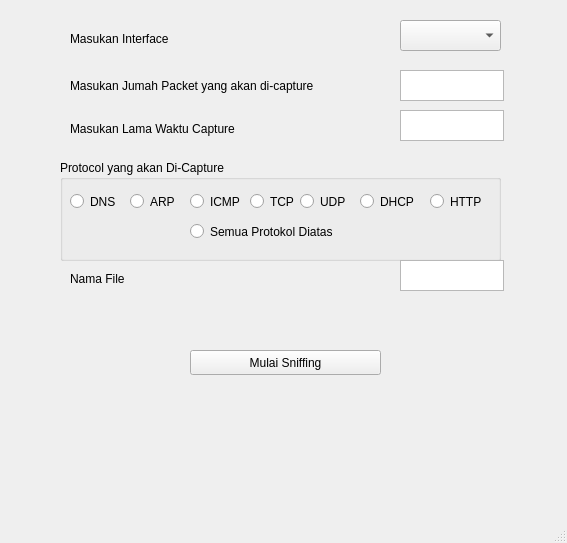
<?xml version="1.0" encoding="UTF-8"?>
<ui version="4.0">
 <class>MainWindow</class>
 <widget class="QMainWindow" name="MainWindow">
  <property name="geometry">
   <rect>
    <x>0</x>
    <y>0</y>
    <width>567</width>
    <height>543</height>
   </rect>
  </property>
  <property name="windowTitle">
   <string>MainWindow</string>
  </property>
  <widget class="QWidget" name="centralwidget">
   <widget class="QLabel" name="label">
    <property name="geometry">
     <rect>
      <x>70</x>
      <y>30</y>
      <width>131</width>
      <height>17</height>
     </rect>
    </property>
    <property name="text">
     <string>Masukan Interface</string>
    </property>
   </widget>
   <widget class="QLabel" name="label_2">
    <property name="geometry">
     <rect>
      <x>70</x>
      <y>60</y>
      <width>311</width>
      <height>51</height>
     </rect>
    </property>
    <property name="text">
     <string>Masukan Jumah Packet yang akan di-capture</string>
    </property>
   </widget>
   <widget class="QTextEdit" name="in_pkt_to_sniff">
    <property name="geometry">
     <rect>
      <x>400</x>
      <y>70</y>
      <width>104</width>
      <height>31</height>
     </rect>
    </property>
   </widget>
   <widget class="QLabel" name="label_3">
    <property name="geometry">
     <rect>
      <x>70</x>
      <y>120</y>
      <width>221</width>
      <height>17</height>
     </rect>
    </property>
    <property name="text">
     <string>Masukan Lama Waktu Capture</string>
    </property>
   </widget>
   <widget class="QTextEdit" name="in_time_to_sniff">
    <property name="geometry">
     <rect>
      <x>400</x>
      <y>110</y>
      <width>104</width>
      <height>31</height>
     </rect>
    </property>
   </widget>
   <widget class="QGroupBox" name="in_proto_sniff">
    <property name="geometry">
     <rect>
      <x>60</x>
      <y>160</y>
      <width>441</width>
      <height>101</height>
     </rect>
    </property>
    <property name="title">
     <string>Protocol yang akan Di-Capture</string>
    </property>
    <widget class="QRadioButton" name="arp">
     <property name="geometry">
      <rect>
       <x>70</x>
       <y>30</y>
       <width>51</width>
       <height>23</height>
      </rect>
     </property>
     <property name="text">
      <string>ARP</string>
     </property>
    </widget>
    <widget class="QRadioButton" name="icmp">
     <property name="geometry">
      <rect>
       <x>130</x>
       <y>30</y>
       <width>61</width>
       <height>23</height>
      </rect>
     </property>
     <property name="text">
      <string>ICMP</string>
     </property>
    </widget>
    <widget class="QRadioButton" name="port53">
     <property name="geometry">
      <rect>
       <x>10</x>
       <y>30</y>
       <width>51</width>
       <height>23</height>
      </rect>
     </property>
     <property name="text">
      <string>DNS</string>
     </property>
    </widget>
    <widget class="QRadioButton" name="tcp_only">
     <property name="geometry">
      <rect>
       <x>190</x>
       <y>30</y>
       <width>61</width>
       <height>23</height>
      </rect>
     </property>
     <property name="text">
      <string>TCP</string>
     </property>
    </widget>
    <widget class="QRadioButton" name="udp_only">
     <property name="geometry">
      <rect>
       <x>240</x>
       <y>30</y>
       <width>61</width>
       <height>23</height>
      </rect>
     </property>
     <property name="text">
      <string>UDP</string>
     </property>
    </widget>
    <widget class="QRadioButton" name="DHCP_only">
     <property name="geometry">
      <rect>
       <x>300</x>
       <y>30</y>
       <width>61</width>
       <height>23</height>
      </rect>
     </property>
     <property name="text">
      <string>DHCP</string>
     </property>
    </widget>
    <widget class="QRadioButton" name="HTTP_only">
     <property name="geometry">
      <rect>
       <x>370</x>
       <y>30</y>
       <width>61</width>
       <height>23</height>
      </rect>
     </property>
     <property name="text">
      <string>HTTP</string>
     </property>
    </widget>
    <widget class="QRadioButton" name="HTTP_only_2">
     <property name="geometry">
      <rect>
       <x>130</x>
       <y>60</y>
       <width>181</width>
       <height>23</height>
      </rect>
     </property>
     <property name="text">
      <string>Semua Protokol Diatas</string>
     </property>
    </widget>
   </widget>
   <widget class="QLabel" name="label_4">
    <property name="geometry">
     <rect>
      <x>70</x>
      <y>270</y>
      <width>151</width>
      <height>17</height>
     </rect>
    </property>
    <property name="text">
     <string>Nama File</string>
    </property>
   </widget>
   <widget class="QTextEdit" name="textEdit">
    <property name="geometry">
     <rect>
      <x>400</x>
      <y>260</y>
      <width>104</width>
      <height>31</height>
     </rect>
    </property>
   </widget>
   <widget class="QPushButton" name="pushButton">
    <property name="geometry">
     <rect>
      <x>190</x>
      <y>350</y>
      <width>191</width>
      <height>25</height>
     </rect>
    </property>
    <property name="text">
     <string>Mulai Sniffing</string>
    </property>
   </widget>
   <widget class="QComboBox" name="comboIface">
    <property name="geometry">
     <rect>
      <x>400</x>
      <y>20</y>
      <width>101</width>
      <height>31</height>
     </rect>
    </property>
   </widget>
  </widget>
  <widget class="QMenuBar" name="menubar">
   <property name="geometry">
    <rect>
     <x>0</x>
     <y>0</y>
     <width>567</width>
     <height>22</height>
    </rect>
   </property>
  </widget>
  <widget class="QStatusBar" name="statusbar"/>
 </widget>
 <resources/>
 <connections/>
</ui>
